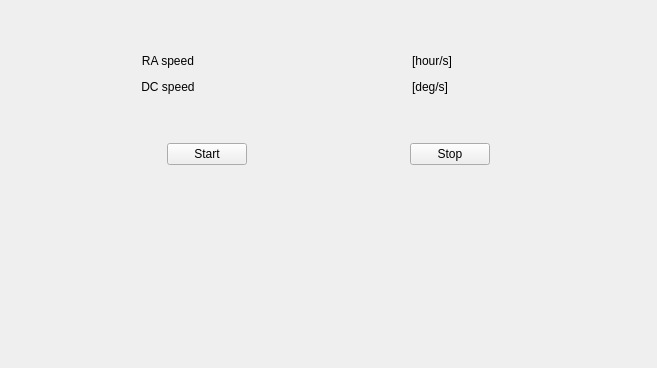
<?xml version="1.0" encoding="UTF-8"?>
<ui version="4.0">
 <class>tlinsWTrackingControl</class>
 <widget class="QWidget" name="tlinsWTrackingControl">
  <property name="geometry">
   <rect>
    <x>0</x>
    <y>0</y>
    <width>657</width>
    <height>368</height>
   </rect>
  </property>
  <property name="windowTitle">
   <string>Form</string>
  </property>
  <layout class="QVBoxLayout" name="verticalLayout">
   <item>
    <spacer name="verticalSpacer_2">
     <property name="orientation">
      <enum>Qt::Vertical</enum>
     </property>
     <property name="sizeType">
      <enum>QSizePolicy::Fixed</enum>
     </property>
     <property name="sizeHint" stdset="0">
      <size>
       <width>40</width>
       <height>40</height>
      </size>
     </property>
    </spacer>
   </item>
   <item>
    <layout class="QGridLayout" name="gridLayout_2">
     <item row="0" column="3">
      <widget class="QLabel" name="label_3">
       <property name="text">
        <string>[hour/s]</string>
       </property>
      </widget>
     </item>
     <item row="1" column="3">
      <widget class="QLabel" name="label_4">
       <property name="text">
        <string>[deg/s]</string>
       </property>
      </widget>
     </item>
     <item row="0" column="0">
      <spacer name="horizontalSpacer_4">
       <property name="orientation">
        <enum>Qt::Horizontal</enum>
       </property>
       <property name="sizeType">
        <enum>QSizePolicy::Minimum</enum>
       </property>
       <property name="sizeHint" stdset="0">
        <size>
         <width>80</width>
         <height>20</height>
        </size>
       </property>
      </spacer>
     </item>
     <item row="0" column="1">
      <widget class="QLabel" name="label">
       <property name="text">
        <string>RA speed</string>
       </property>
       <property name="alignment">
        <set>Qt::AlignCenter</set>
       </property>
      </widget>
     </item>
     <item row="1" column="2">
      <widget class="tlinsWCoordinateDegris" name="dec" native="true"/>
     </item>
     <item row="1" column="1">
      <widget class="QLabel" name="label_2">
       <property name="text">
        <string>DC speed</string>
       </property>
       <property name="alignment">
        <set>Qt::AlignCenter</set>
       </property>
      </widget>
     </item>
     <item row="0" column="2">
      <widget class="tlinsWCoordinateHourAngle" name="ra" native="true"/>
     </item>
     <item row="1" column="4">
      <spacer name="horizontalSpacer_5">
       <property name="orientation">
        <enum>Qt::Horizontal</enum>
       </property>
       <property name="sizeType">
        <enum>QSizePolicy::Minimum</enum>
       </property>
       <property name="sizeHint" stdset="0">
        <size>
         <width>80</width>
         <height>20</height>
        </size>
       </property>
      </spacer>
     </item>
     <item row="1" column="0">
      <spacer name="horizontalSpacer_6">
       <property name="orientation">
        <enum>Qt::Horizontal</enum>
       </property>
       <property name="sizeType">
        <enum>QSizePolicy::Minimum</enum>
       </property>
       <property name="sizeHint" stdset="0">
        <size>
         <width>80</width>
         <height>20</height>
        </size>
       </property>
      </spacer>
     </item>
     <item row="0" column="4">
      <spacer name="horizontalSpacer_7">
       <property name="orientation">
        <enum>Qt::Horizontal</enum>
       </property>
       <property name="sizeType">
        <enum>QSizePolicy::Minimum</enum>
       </property>
       <property name="sizeHint" stdset="0">
        <size>
         <width>80</width>
         <height>20</height>
        </size>
       </property>
      </spacer>
     </item>
    </layout>
   </item>
   <item>
    <spacer name="verticalSpacer_3">
     <property name="orientation">
      <enum>Qt::Vertical</enum>
     </property>
     <property name="sizeType">
      <enum>QSizePolicy::Fixed</enum>
     </property>
     <property name="sizeHint" stdset="0">
      <size>
       <width>20</width>
       <height>40</height>
      </size>
     </property>
    </spacer>
   </item>
   <item>
    <layout class="QHBoxLayout" name="horizontalLayout">
     <item>
      <spacer name="horizontalSpacer">
       <property name="orientation">
        <enum>Qt::Horizontal</enum>
       </property>
       <property name="sizeHint" stdset="0">
        <size>
         <width>40</width>
         <height>20</height>
        </size>
       </property>
      </spacer>
     </item>
     <item>
      <widget class="QPushButton" name="pushButton">
       <property name="text">
        <string>Start</string>
       </property>
      </widget>
     </item>
     <item>
      <spacer name="horizontalSpacer_3">
       <property name="orientation">
        <enum>Qt::Horizontal</enum>
       </property>
       <property name="sizeHint" stdset="0">
        <size>
         <width>40</width>
         <height>20</height>
        </size>
       </property>
      </spacer>
     </item>
     <item>
      <widget class="QPushButton" name="pushButton_2">
       <property name="text">
        <string>Stop</string>
       </property>
      </widget>
     </item>
     <item>
      <spacer name="horizontalSpacer_2">
       <property name="orientation">
        <enum>Qt::Horizontal</enum>
       </property>
       <property name="sizeHint" stdset="0">
        <size>
         <width>40</width>
         <height>20</height>
        </size>
       </property>
      </spacer>
     </item>
    </layout>
   </item>
   <item>
    <spacer name="verticalSpacer">
     <property name="orientation">
      <enum>Qt::Vertical</enum>
     </property>
     <property name="sizeHint" stdset="0">
      <size>
       <width>20</width>
       <height>40</height>
      </size>
     </property>
    </spacer>
   </item>
  </layout>
 </widget>
 <customwidgets>
  <customwidget>
   <class>tlinsWCoordinateHourAngle</class>
   <extends>QWidget</extends>
   <header>tlinswcoordinatehourangle.h</header>
   <container>1</container>
  </customwidget>
  <customwidget>
   <class>tlinsWCoordinateDegris</class>
   <extends>QWidget</extends>
   <header>tlinswcoordinatedegris.h</header>
   <container>1</container>
  </customwidget>
 </customwidgets>
 <resources/>
 <connections>
  <connection>
   <sender>pushButton</sender>
   <signal>clicked()</signal>
   <receiver>tlinsWTrackingControl</receiver>
   <slot>start()</slot>
   <hints>
    <hint type="sourcelabel">
     <x>191</x>
     <y>168</y>
    </hint>
    <hint type="destinationlabel">
     <x>739</x>
     <y>303</y>
    </hint>
   </hints>
  </connection>
  <connection>
   <sender>pushButton_2</sender>
   <signal>clicked()</signal>
   <receiver>tlinsWTrackingControl</receiver>
   <slot>stop()</slot>
   <hints>
    <hint type="sourcelabel">
     <x>436</x>
     <y>171</y>
    </hint>
    <hint type="destinationlabel">
     <x>671</x>
     <y>249</y>
    </hint>
   </hints>
  </connection>
 </connections>
 <slots>
  <slot>start()</slot>
  <slot>stop()</slot>
 </slots>
</ui>
